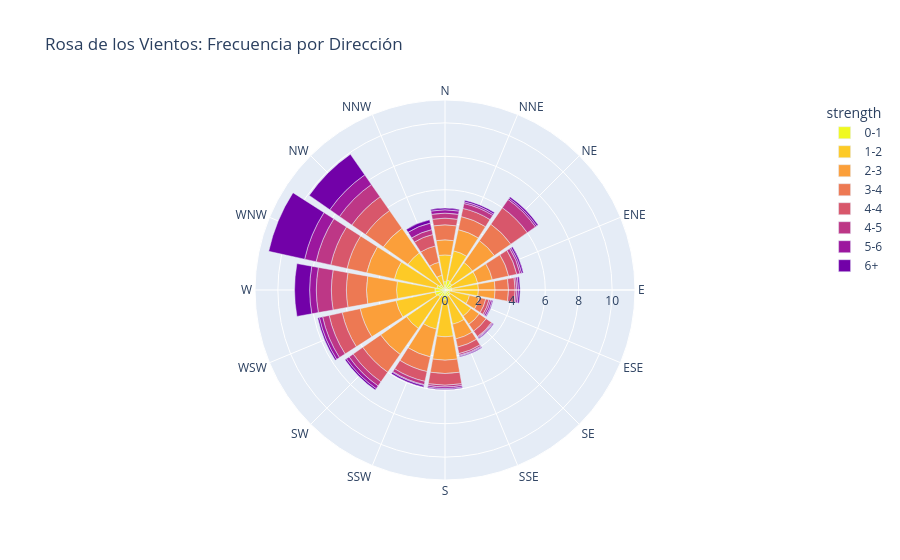

Here is the notebook cell this chart was saved with:
### Markdown cell above
Paso 4: Gráfico de Barras Polar (Wind Rose)
Este es el estándar para representar la dirección del viento (Rosa de los vientos). Las barras se extienden desde el centro según su magnitud.

### Code cell
fig3 = px.bar_polar(wind_df, 
                    r="frequency", 
                    theta="direction", 
                    color="strength",
                    color_discrete_sequence=px.colors.sequential.Plasma_r,
                    title="Rosa de los Vientos: Frecuencia por Dirección")
fig3.show()

### Figure 1 — Plotly figure (JSON) as saved in the notebook; plotly's stock layout.template omitted (floating-point values rounded to 4 significant figures)
{"data": [{"hovertemplate": "strength=0-1<br>frequency=%{r}<br>direction=%{theta}<extra></extra>", "legendgroup": "0-1", "marker": {"color": "#f0f921", "pattern": {"shape": ""}}, "name": "0-1", "r": [0.5, 0.6, 0.5, 0.4, 0.4, 0.3, 0.4, 0.4, 0.6, 0.4, 0.5, 0.6, 0.6, 0.5, 0.4, 0.1], "showlegend": true, "subplot": "polar", "theta": ["N", "NNE", "NE", "ENE", "E", "ESE", "SE", "SSE", "S", "SSW", "SW", "WSW", "W", "WNW", "NW", "NNW"], "type": "barpolar"}, {"hovertemplate": "strength=1-2<br>frequency=%{r}<br>direction=%{theta}<extra></extra>", "legendgroup": "1-2", "marker": {"color": "#fdca26", "pattern": {"shape": ""}}, "name": "1-2", "r": [1.6, 1.8, 1.5, 1.6, 1.6, 1.2, 1.5, 1.7, 2.2, 2.0, 2.3, 2.4, 2.3, 2.6, 2.3, 0.8], "showlegend": true, "subplot": "polar", "theta": ["N", "NNE", "NE", "ENE", "E", "ESE", "SE", "SSE", "S", "SSW", "SW", "WSW", "W", "WNW", "NW", "NNW"], "type": "barpolar"}, {"hovertemplate": "strength=2-3<br>frequency=%{r}<br>direction=%{theta}<extra></extra>", "legendgroup": "2-3", "marker": {"color": "#fb9f3a", "pattern": {"shape": ""}}, "name": "2-3", "r": [0.9, 1.3, 1.6, 0.9, 1.0, 0.6, 0.6, 0.9, 1.4, 1.7, 1.9, 2.2, 1.8, 1.7, 1.8, 0.8], "showlegend": true, "subplot": "polar", "theta": ["N", "NNE", "NE", "ENE", "E", "ESE", "SE", "SSE", "S", "SSW", "SW", "WSW", "W", "WNW", "NW", "NNW"], "type": "barpolar"}, {"hovertemplate": "strength=3-4<br>frequency=%{r}<br>direction=%{theta}<extra></extra>", "legendgroup": "3-4", "marker": {"color": "#ed7953", "pattern": {"shape": ""}}, "name": "3-4", "r": [0.9, 0.8, 1.2, 1.0, 0.8, 0.4, 0.5, 0.5, 0.8, 0.9, 1.3, 1.1, 1.2, 1.2, 1.3, 1.0], "showlegend": true, "subplot": "polar", "theta": ["N", "NNE", "NE", "ENE", "E", "ESE", "SE", "SSE", "S", "SSW", "SW", "WSW", "W", "WNW", "NW", "NNW"], "type": "barpolar"}, {"hovertemplate": "strength=4-4<br>frequency=%{r}<br>direction=%{theta}<extra></extra>", "legendgroup": "4-4", "marker": {"color": "#d8576b", "pattern": {"shape": ""}}, "name": "4-4", "r": [0.4, 0.5, 1.2, 0.5, 0.4, 0.2, 0.4, 0.4, 0.7, 0.6, 0.7, 0.8, 0.9, 1.0, 1.0, 0.7], "showlegend": true, "subplot": "polar", "theta": ["N", "NNE", "NE", "ENE", "E", "ESE", "SE", "SSE", "S", "SSW", "SW", "WSW", "W", "WNW", "NW", "NNW"], "type": "barpolar"}, {"hovertemplate": "strength=4-5<br>frequency=%{r}<br>direction=%{theta}<extra></extra>", "legendgroup": "4-5", "marker": {"color": "#bd3786", "pattern": {"shape": ""}}, "name": "4-5", "r": [0.3, 0.3, 0.6, 0.2, 0.1, 0.1, 0.05, 0.1, 0.1, 0.2, 0.3, 0.4, 0.9, 0.9, 0.9, 0.3], "showlegend": true, "subplot": "polar", "theta": ["N", "NNE", "NE", "ENE", "E", "ESE", "SE", "SSE", "S", "SSW", "SW", "WSW", "W", "WNW", "NW", "NNW"], "type": "barpolar"}, {"hovertemplate": "strength=5-6<br>frequency=%{r}<br>direction=%{theta}<extra></extra>", "legendgroup": "5-6", "marker": {"color": "#9c179e", "pattern": {"shape": ""}}, "name": "5-6", "r": [0.2, 0.1, 0.1, 0.1, 0.1, 0.1, 0.05, 0.05, 0.1, 0.05, 0.2, 0.2, 0.4, 0.7, 0.7, 0.4], "showlegend": true, "subplot": "polar", "theta": ["N", "NNE", "NE", "ENE", "E", "ESE", "SE", "SSE", "S", "SSW", "SW", "WSW", "W", "WNW", "NW", "NNW"], "type": "barpolar"}, {"hovertemplate": "strength=6+<br>frequency=%{r}<br>direction=%{theta}<extra></extra>", "legendgroup": "6+", "marker": {"color": "#7201a8", "pattern": {"shape": ""}}, "name": "6+", "r": [0.1, 0.1, 0.1, 0.1, 0.1, 0.05, 0.05, 0.05, 0.05, 0.1, 0.1, 0.1, 0.9, 2.2, 1.5, 0.2], "showlegend": true, "subplot": "polar", "theta": ["N", "NNE", "NE", "ENE", "E", "ESE", "SE", "SSE", "S", "SSW", "SW", "WSW", "W", "WNW", "NW", "NNW"], "type": "barpolar"}], "layout": {"barmode": "relative", "legend": {"title": {"text": "strength"}, "tracegroupgap": 0}, "polar": {"angularaxis": {"direction": "clockwise", "rotation": 90}, "domain": {"x": [0, 1], "y": [0, 1]}}, "title": {"text": "Rosa de los Vientos: Frecuencia por Dirección"}}}
